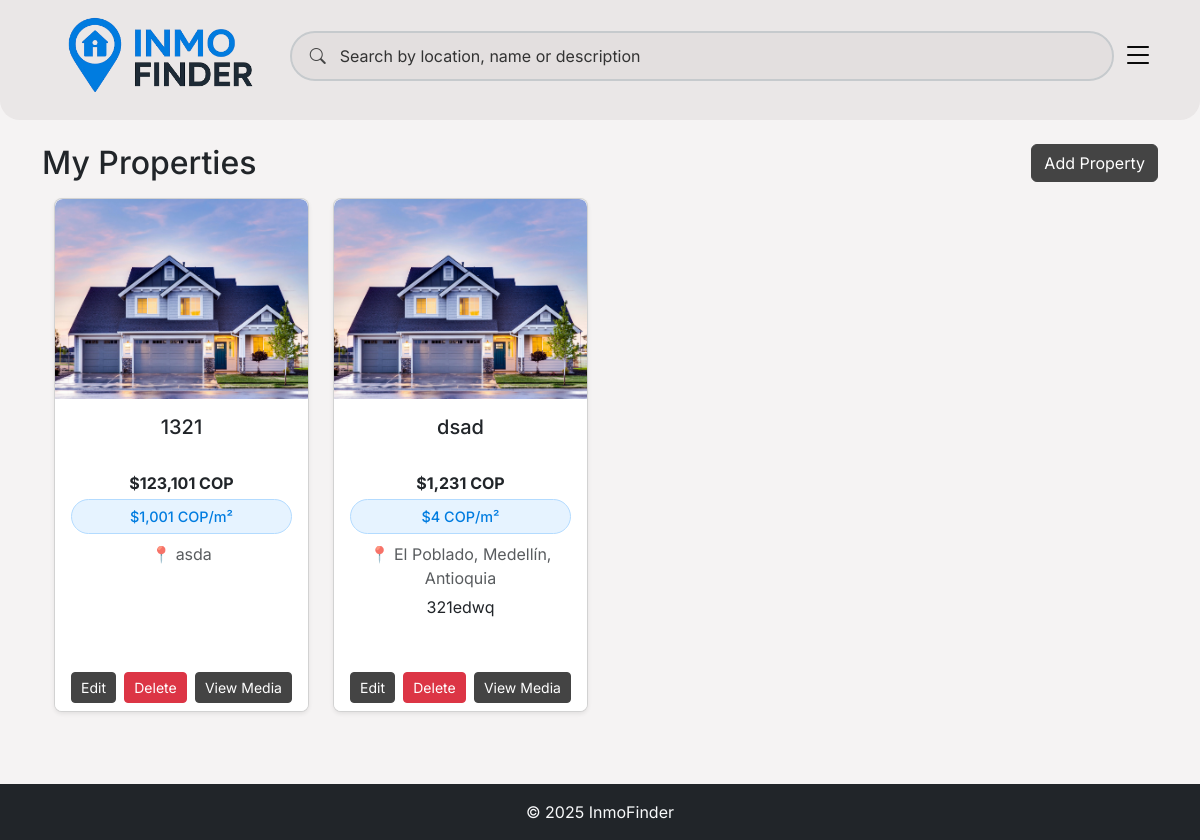
Screenshot of /properties/dashboard/ (signed in) with the database file from the repository.
### properties/models.py (models this page shows, shortened)
class Propiedad(models.Model):
    owner = models.ForeignKey(User, related_name='propiedades', on_delete=models.CASCADE, null=True, blank=True)
    title = models.CharField(max_length=255, null=True, blank=True)
    description = models.TextField(blank=True, null=True)
    location = models.CharField(max_length=255)
    property_type = models.CharField(max_length=50, choices=[
        ('Apartamento', 'Apartamento'),
        ('Casa', 'Casa'),
        ('Lote', 'Lote'),
        ('Oficina', 'Oficina'),
        ('Otro', 'Otro'),
    ])
    condition = models.CharField(max_length=100, blank=True, null=True)
    seller = models.CharField(max_length=255, blank=True, null=True)
    listing_url = models.URLField(blank=True, null=True)
    area_m2 = models.DecimalField(max_digits=10, decimal_places=2)
    area_privada_m2 = models.DecimalField(max_digits=10, decimal_places=2)
    rooms = models.IntegerField()
    bathrooms = models.IntegerField()
    parking_spaces = models.IntegerField()
    floor = models.IntegerField()
    estrato = models.IntegerField(blank=True, null=True)
    antiguedad = models.CharField(max_length=50, blank=True, null=True)
    cantidad_de_pisos = models.IntegerField(blank=True, null=True)
    codigo_fincaraiz = models.CharField(max_length=50, blank=True, null=True)
    amenities = models.JSONField(blank=True, null=True)
    price_cop = models.BigIntegerField()
    admin_fee_cop = models.BigIntegerField(blank=True, null=True)
    pets_allowed = models.BooleanField(default=False)
    furnished = models.BooleanField(default=False)
    created_at = models.DateTimeField(auto_now_add=True, null=True, blank=True)
    updated_at = models.DateTimeField(auto_now=True, null=True, blank=True)
    @property
    def price_m2(self):
        try:
            if not self.area_m2 or float(self.area_m2) == 0:
                return None
            return float(self.price_cop) / float(self.area_m2)
        except Exception:
            return None
    @property
    def price_m2_display(self):
        val = self.price_m2
        if val is None:
            return None
        try:
            return int(round(val))
        except Exception:
            return None

### properties/views.py (the view)
# urls.py: path("dashboard/", views.OwnerDashboardView.as_view(), name="dashboard"),
class OwnerDashboardView(LoginRequiredMixin, PropietarioRequiredMixin, ListView):
    model = Propiedad
    template_name = "properties/owner_dashboard.html"
    context_object_name = "propiedades"
    paginate_by = 20
    def get_queryset(self):
        qs = super().get_queryset()
        return qs.filter(owner=self.request.user).order_by("-id")

### properties/views.py (called while the page is built)
    def test_func(self):
        request = getattr(self, "request", None)
        user = getattr(request, "user", None)
        if not user or not getattr(user, "is_authenticated", False):
            return False
        if hasattr(user, "is_admin") and bool(user.is_admin):
            return True
        if hasattr(user, "is_propietario"):
            return bool(user.is_propietario)
        return user.groups.filter(name="Propietarios").exists()

### properties/templates/properties/owner_dashboard.html
{% extends "properties/base.html" %}
{% load static %}
{% load humanize %}
{% block content %}
<div class="container mt-4">
    <div class="d-flex justify-content-between align-items-center mb-3">
        <h2 class="mb-0">My Properties</h2>
        <a href="{% url 'create' %}" class="btn btn-primary">Add Property</a>
    </div>
    {% if propiedades %}
        <div class="row">
            {% for propiedad in propiedades %}
                <div class="col-12 col-sm-6 col-md-4 col-lg-3 mb-4">
                    <div class="card property-card shadow-sm h-100">
                        <a href="{% url 'detalle_propiedad' propiedad.id %}" class="view-property" data-bs-toggle="modal" data-bs-target="#propertyModal">
                            {% if propiedad.portada %}
                                <img src="{{ propiedad.portada }}" class="card-img-top cover-img" alt="{{ propiedad.title }}">
                            {% else %}
                                <img src="{% static 'images/default.jpg' %}" class="card-img-top cover-img" alt="No image">
                            {% endif %}
                        </a>
                        <div class="card-body text-center">
                            <h5 class="card-title text-truncate" title="{{ propiedad.title }}">{{ propiedad.title }}</h5>
                            <p class="fw-bold text-dark mb-1">${{ propiedad.price_cop|intcomma }} COP</p>
                            <span class="price-m2-badge d-inline-block mb-2">
                                {% if propiedad.price_m2_display %}
                                    ${{ propiedad.price_m2_display|intcomma }} COP/m²
                                {% else %}
                                    <small class="text-muted">Price per m² not available</small>
                                {% endif %}
                            </span>
                            <p class="text-muted mb-2">📍 {{ propiedad.location }}</p>
                            <p class="card-text text-truncate" style="-webkit-line-clamp:3; line-clamp:3; -webkit-box-orient:vertical; overflow:hidden; display:-webkit-box;">
                                {{ propiedad.description }}
                            </p>
                        </div>
                        <div class="card-footer bg-white border-0 pt-0">
                            <div class="d-flex flex-column flex-sm-row flex-wrap gap-2 justify-content-center">
                                <a href="{% url 'edit' propiedad.id %}" class="btn btn-sm btn-warning flex-fill">Edit</a>
                                <a href="{% url 'delete' propiedad.id %}" class="btn btn-sm btn-danger flex-fill">Delete</a>
                                {% with media_list=propiedad.media.all %}
                                    <a href="{% url 'media_list' propiedad.id %}" class="btn btn-sm btn-info text-white flex-fill">View Media</a>
                                {% endwith %}
                            </div>
                        </div>
                    </div>
                </div>
            {% endfor %}
        </div>
    {% else %}
        <p>No properties registered yet.</p>
    {% endif %}
</div>
{% endblock %}

### properties/static/css/main.css (style rules this page uses)
:root { --ink: #444444; --muted: #A8ADB1; --muted-2: #B5B9BD; --muted-3: #C6CACD; --radius-pill: 999px; --btn-stroke: 2px; --header-pt: 2.25rem; --header-pb: 2rem; --hero-gap: 1rem; --search-width: 280px; }
html, body { font-family: Inter, system-ui, -apple-system, "Segoe UI", Roboto, "Helvetica Neue", Arial, "Noto Sans", "Apple Color Emoji","Segoe UI Emoji", "Segoe UI Symbol"; background: #f5f3f3; overflow-x: hidden; width: 100%; }
* { box-sizing: border-box; }
.row { margin-left: 0; margin-right: 0; }
img, video, iframe { max-width: 100%; height: auto; }
.price-m2-badge { display: inline-block; background: #f1f1f1; color: #333; font-size: 0.9rem; font-weight: 500; padding: 0.35rem 0.75rem; border-radius: 50px; margin-bottom: 0.5rem; }

### properties/static/css/styles.css (style rules this page uses)
.property-card { border-radius: 0.5rem; overflow: hidden; transition: transform 0.2s ease, box-shadow 0.2s ease; transition: transform 0.2s ease, box-shadow 0.2s ease, background-color 0.2s ease; }
.property-card .cover-img { height: 200px; width: 100%; object-fit: cover; border-top-left-radius: 0.5rem; border-top-right-radius: 0.5rem; }
.property-card .card-body { display: flex; flex-direction: column; }
.property-card .card-title { line-height: 1.2; display: -webkit-box; -webkit-line-clamp: 2; line-clamp: 2; -webkit-box-orient: vertical; overflow: hidden; min-height: calc(1.2em * 2); }
.property-card .price-m2-badge { display: inline-flex; align-items: center; min-height: 28px; }
.property-card p.text-muted { min-height: 1.25rem; }
.property-card .card-text { line-height: 1.2; min-height: calc(1.2em * 3); }

### properties/static/css/theme.css (style rules this page uses)
:root { --brand-brown: #444444; --brand-brown-600: #333333; --brand-brown-700: #222222; --brand-brown-contrast: #ffffff; --brand-focus-ring: rgba(68, 68, 68, 0.35); --brand-blue: #007CE0; --brand-blue-hover: #0066BB; --brand-blue-light: #E6F3FF; --brand-blue-medium: #B3DBFF; }
html, body { font-family: Inter, system-ui, -apple-system, "Segoe UI", Roboto, "Helvetica Neue", Arial, "Noto Sans", "Apple Color Emoji","Segoe UI Emoji", "Segoe UI Symbol"; }
.btn, .btn-primary, .btn-secondary, .btn-success, .btn-info, .btn-warning, .btn-dark { background-color: var(--brand-brown) !important; border-color: var(--brand-brown) !important; color: var(--brand-brown-contrast) !important; }
.btn-danger, .btn-danger:focus { background-color: #dc3545 !important; border-color: #dc3545 !important; color: #fff !important; }
.price-m2-badge { background-color: var(--brand-blue-light) !important; color: var(--brand-blue) !important; border: 1px solid var(--brand-blue-medium); }

### rows the page displays
Propiedad: title "1321", price_cop "123,101", price_m2_display "1,001", location "asda"
Propiedad: title "dsad", price_cop "1,231", price_m2_display "4", location "El Poblado, Medellín, Antioquia", description "321edwq"
